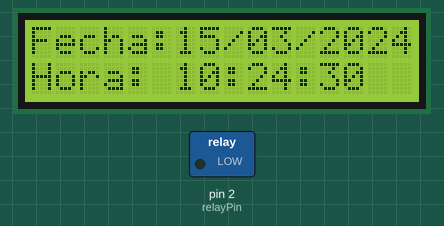
Simulated run of this sketch. Board: Arduino Uno, built with avr-gcc and run on an emulated ATmega328P. Parts: 16×2 character LCD, switched loads named in the sketch (green lamp = pin HIGH). The local clock reads 2024-03-15 10:24:30 at power-on unless the sketch sets it.

Above: at 0.2 s.
At 4.3 s:
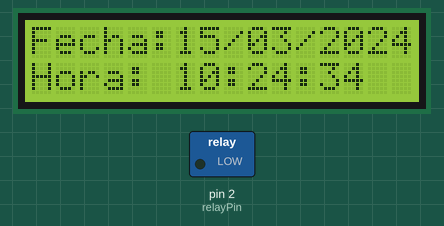
At 9.5 s:
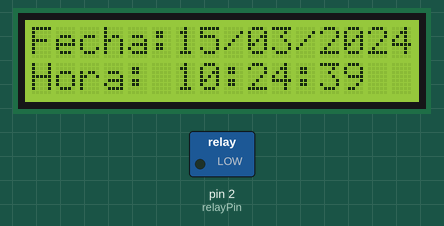
At 18.8 s:
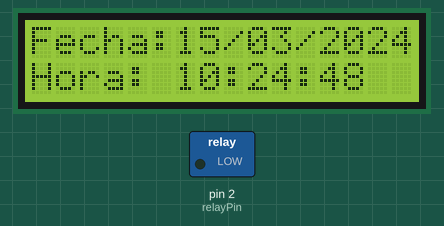
At 28.1 s:
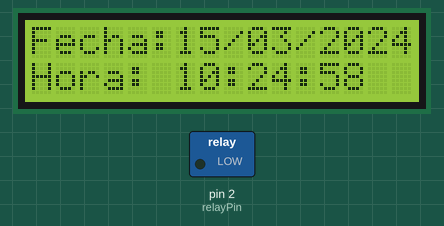
At 38.4 s:
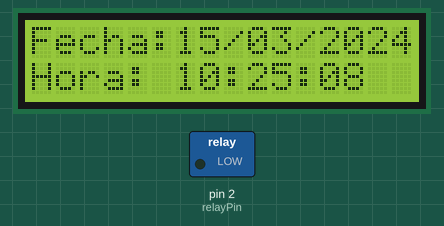

Measured:
- what the display in image 1 shows lasts 1.1 s, from 4.2 s to 5.3 s

The sketch:

Timbre.ino
```cpp
#include <RtcDS1302.h>
#include <ThreeWire.h>
#include <LiquidCrystal_I2C.h>

// Configuración de la pantalla LCD y RTC
LiquidCrystal_I2C lcd(0x27, 16, 2);// La referencia dependiendo el LCD puede cambiar en este caso es 0x27,
                                   //pero puede cambiar a 3f
ThreeWire myWire(7, 6, 8); // IO, SCLK, CE para el DS1302
RtcDS1302<ThreeWire> Rtc(myWire);

// Definir el pin del relé
const int relayPin = 2;

// Horario del timbre (horas y minutos)
int bellHours[] = {7, 7, 8, 9, 10, 11, 12, 13};
int bellMinutes[] = {0, 55, 50, 45, 30, 10, 5, 0};

// Función para verificar si es hora del timbre
bool isBellTime(int hour, int minute) {
  for (int i = 0; i < 8; i++) { // Dependiendo de la cantidad de datos ingresados en las horas de timbrado
                                //cambiar también el número de parametros en esta linea. EJEMPLO: Cambiar de 8 a 9

    if (hour == bellHours[i] && minute == bellMinutes[i]) {
      return true;
    }
  }
  return false;
}

// Función para verificar si es día de semana (lunes a viernes)
bool isWeekday(int dayOfWeek) {
  return dayOfWeek >= 2 && dayOfWeek <= 6; // Lunes a viernes (2 a 6)
}

void setup() {
  // Inicializar LCD
  lcd.init();
  lcd.backlight();
  lcd.clear();

  // Inicializar RTC
  Rtc.Begin();
  //RtcDateTime dt (2024, 10, 17, 10, 49, 00); //Para que a profe pueda cambiar la fecha y hora,
                                               // si en llegado caso se desconecte el RTC DS1302.
  //Rtc.SetDateTime(dt);

  // Inicializar pin del relé
  pinMode(relayPin, OUTPUT);
  digitalWrite(relayPin, LOW); // Mantener el relé apagado inicialmente
}

void loop() {
  RtcDateTime now = Rtc.GetDateTime();

  // Mostrar la fecha en el LCD
  lcd.clear();
  lcd.setCursor(0, 0);
  lcd.print("Fecha:");
  lcd.print(now.Day() < 10 ? "0" : "");
  lcd.print(now.Day());
  lcd.print("/");
  lcd.print(now.Month() < 10 ? "0" : "");
  lcd.print(now.Month());
  lcd.print("/");
  lcd.print(now.Year() < 1000 ? "20" : "");
  lcd.print(now.Year());

  // Mostrar la hora en el LCD
  lcd.setCursor(0, 1);
  lcd.print("Hora: ");
  lcd.print(now.Hour() < 10 ? "0" : "");
  lcd.print(now.Hour());
  lcd.print(":");
  lcd.print(now.Minute() < 10 ? "0" : "");
  lcd.print(now.Minute());
  lcd.print(":");
  lcd.print(now.Second() < 10 ? "0" : "");
  lcd.print(now.Second());

  // Obtener el día de la semana (1 = domingo, 2 = lunes, ..., 7 = sábado)
  int dayOfWeek = now.DayOfWeek();

  // Verificar si es día entre lunes y viernes
  if (isWeekday(dayOfWeek)) {
    // Verificar si es hora del timbre
    if (isBellTime(now.Hour(), now.Minute())) {
      digitalWrite(relayPin, HIGH); // Activar relé para sonar el timbre
      delay(3000); // Sonar durante 3 segundos
      digitalWrite(relayPin, LOW);  // Apagar el relé
    }
  }

  delay(1000); // Esperar 1 segundo antes del siguiente ciclo
}
```
